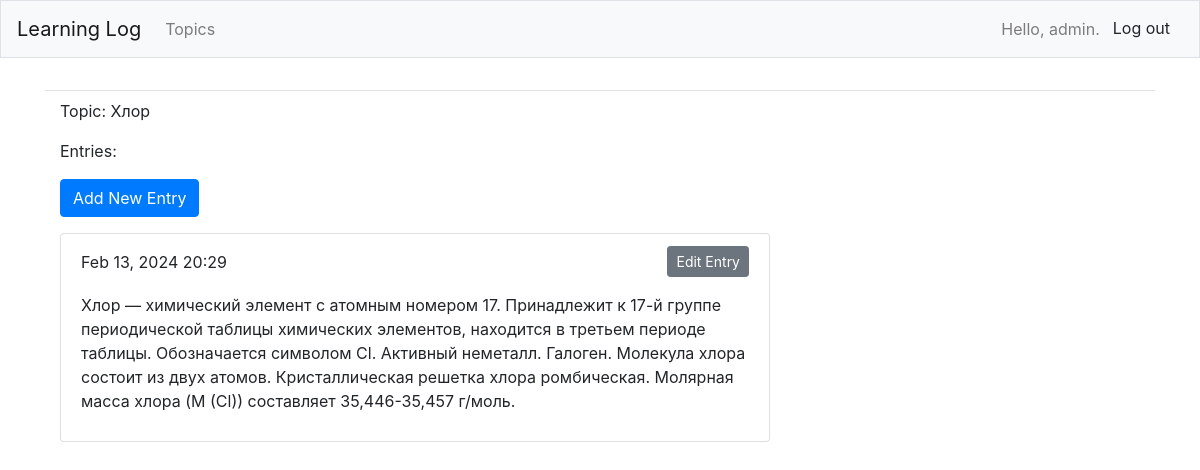
The page /topics/3/ (signed in) on the database its author committed.
### learning_logs/models.py (models this page shows, shortened)
class Topic(models.Model):
    text = models.CharField(max_length=200)
    date_added = models.DateTimeField(auto_now_add=True)
    owner = models.ForeignKey(User, on_delete=models.CASCADE)
    def __str__(self):
        return self.text

class Entry(models.Model):
    topic = models.ForeignKey(Topic, on_delete=models.CASCADE)
    text = models.TextField()
    date_added = models.DateTimeField(auto_now_add=True)
    class Meta:
        verbose_name_plural = 'entries'

### learning_logs/views.py (the view)
# urls.py: path('topics/<int:topic_id>/', views.topic, name='topic'),
@login_required
def topic(request, topic_id):
    topic = Topic.objects.get(id=topic_id)
    if topic.owner != request.user:
        raise Http404
    entries = topic.entry_set.order_by('-date_added')
    context = {'topic': topic, 'entries': entries}
    return render(request, 'learning_logs/topic.html', context)

### learning_logs/templates/learning_logs/topic.html
{% extends 'learning_logs/base.html' %}
{% block content %}
    <div class="container">
        <div class="row">
            <div class="col-md-8">
                <p>Topic: {{ topic }}</p>
                <p>Entries:</p>
                <p>
                    <a href="{% url 'learning_logs:new_entry' topic.id %}" class="btn btn-primary">Add New Entry</a>
                </p>
                <ul class="list-group">
                {% for entry in entries %}
                    <li class="list-group-item">
                        <div class="d-flex justify-content-between align-items-center">
                            <span>{{ entry.date_added|date:'M d, Y H:i' }}</span>
                            <span>
                                <a href="{% url 'learning_logs:edit_entry' entry.id %}" class="btn btn-sm btn-secondary">Edit Entry</a>
                            </span>
                        </div>
                        <p>{{ entry.text|linebreaks }}</p>
                    </li>
                {% empty %}
                    <li class="list-group-item">There are no entries for this topic yet ¯\_(ツ)_/¯</li>
                {% endfor %}
                </ul>
            </div>
        </div>
    </div>
{% endblock content %}

### learning_logs/templates/learning_logs/base.html (shortened to what this page needs)
{% load bootstrap4 %}
<!DOCTYPE html>
<html lang="en">
<head>
    {% bootstrap_css %}
</head>
<body>
<nav class="navbar navbar-expand-md navbar-light bg-light mb-4 border">
    <a class="navbar-brand" href="{% url 'learning_logs:index' %}">
        Learning Log
    </a>
    <div class="collapse navbar-collapse" id="navbarCollapse">
        <ul class="navbar-nav mr-auto">
            <li class="nav-item">
                <a class="nav-link" href="{% url 'learning_logs:topics' %}">
                    Topics
                </a>
            </li>
        </ul>
        <ul class="navbar-nav ml-auto">
            {% if user.is_authenticated %}
                <li class="nav-item">
                    <span class="navbar-text"> Hello, {{ user.username }}.</span>
                </li>
                <li class="nav-item">
                    <form action="{% url 'users:logout' %}" method="post">
                        <button type="submit" class="btn btn-light">Log out</button>
                    </form>
                </li>
            {% endif %}
        </ul>
    </div>
</nav>
<main role="main" class="container">
    <div class="pb-2 mb-2 border-bottom">
    </div>
    <div>
        {% block content %}{% endblock content %}
    </div>
</main>
</body>
</html>

### rows shown on the page
Topic: text "Хлор"
Entry: date_added "Feb 13, 2024 20:29", text "Хлор — химический элемент с атомным номером 17. Принадлежит к 17-й группе периодической таблицы химических элементов, находится в третьем периоде таблицы. Обозначается символом Cl. Активный неметалл. Галоген. Молекула хлора состоит из двух атомов. Кристаллическая решетка хлора ромбическая. Молярная масса хлора (M (Cl)) составляет 35,446-35,457 г/моль."

### other values the page prints
{{ user.username }} "admin"
